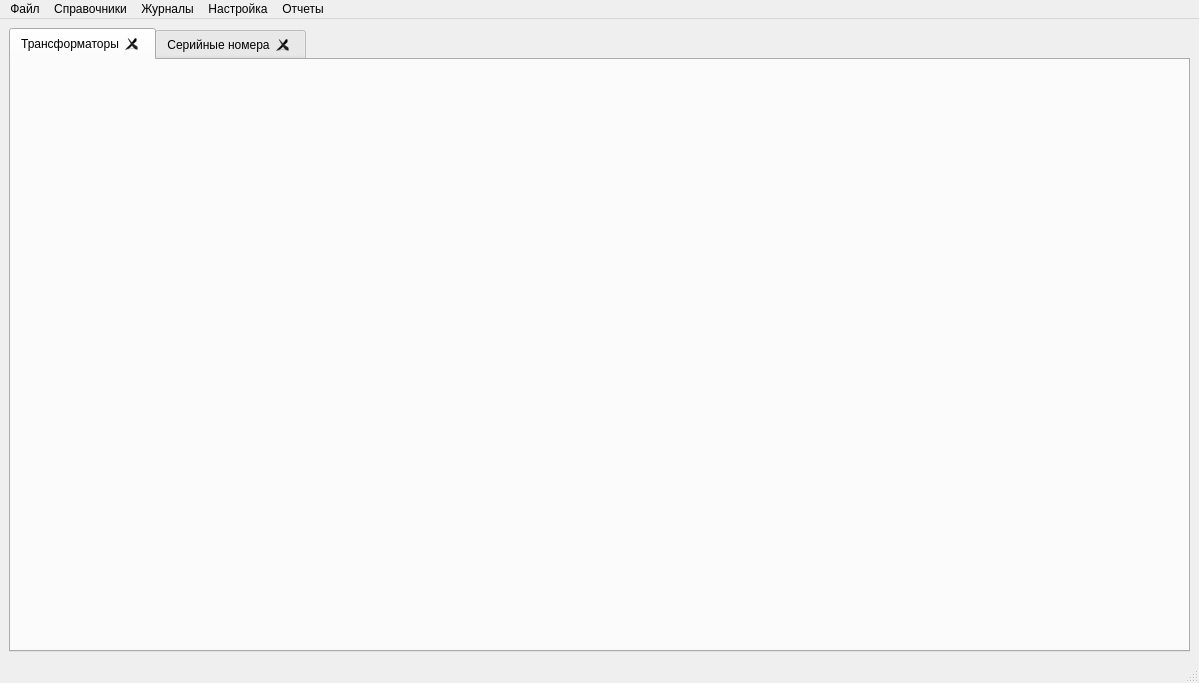
<?xml version="1.0" encoding="UTF-8"?>
<ui version="4.0">
 <class>MainWindow</class>
 <widget class="QMainWindow" name="MainWindow">
  <property name="geometry">
   <rect>
    <x>0</x>
    <y>0</y>
    <width>1199</width>
    <height>683</height>
   </rect>
  </property>
  <property name="sizePolicy">
   <sizepolicy hsizetype="Preferred" vsizetype="Preferred">
    <horstretch>0</horstretch>
    <verstretch>0</verstretch>
   </sizepolicy>
  </property>
  <property name="windowTitle">
   <string>Рабочее место начальника</string>
  </property>
  <widget class="QWidget" name="centralwidget">
   <layout class="QVBoxLayout" name="verticalLayout">
    <item>
     <widget class="QTabWidget" name="tabWidget">
      <property name="currentIndex">
       <number>0</number>
      </property>
      <property name="tabsClosable">
       <bool>true</bool>
      </property>
      <widget class="QWidget" name="tab">
       <attribute name="title">
        <string>Трансформаторы</string>
       </attribute>
      </widget>
      <widget class="QWidget" name="tab_2">
       <attribute name="title">
        <string>Серийные номера</string>
       </attribute>
      </widget>
     </widget>
    </item>
   </layout>
  </widget>
  <widget class="QMenuBar" name="menubar">
   <property name="geometry">
    <rect>
     <x>0</x>
     <y>0</y>
     <width>1199</width>
     <height>21</height>
    </rect>
   </property>
   <widget class="QMenu" name="menu">
    <property name="title">
     <string>Файл</string>
    </property>
    <addaction name="action"/>
   </widget>
   <widget class="QMenu" name="menu_2">
    <property name="title">
     <string>Справочники</string>
    </property>
    <addaction name="action_2"/>
    <addaction name="action_3"/>
    <addaction name="action_9"/>
    <addaction name="action_4"/>
    <addaction name="action_5"/>
    <addaction name="separator"/>
    <addaction name="action_10"/>
    <addaction name="action_11"/>
    <addaction name="action_13"/>
    <addaction name="separator"/>
    <addaction name="action_15"/>
    <addaction name="action_16"/>
   </widget>
   <widget class="QMenu" name="menu_3">
    <property name="title">
     <string>Журналы</string>
    </property>
    <addaction name="action_6"/>
    <addaction name="action_7"/>
    <addaction name="action_1"/>
    <addaction name="action_8"/>
   </widget>
   <widget class="QMenu" name="menu_4">
    <property name="title">
     <string>Настройка</string>
    </property>
    <addaction name="action_12"/>
   </widget>
   <widget class="QMenu" name="menu_5">
    <property name="title">
     <string>Отчеты</string>
    </property>
   </widget>
   <addaction name="menu"/>
   <addaction name="menu_2"/>
   <addaction name="menu_3"/>
   <addaction name="menu_4"/>
   <addaction name="menu_5"/>
  </widget>
  <widget class="QStatusBar" name="statusbar"/>
  <action name="action">
   <property name="text">
    <string>Выход</string>
   </property>
  </action>
  <action name="action_2">
   <property name="enabled">
    <bool>true</bool>
   </property>
   <property name="text">
    <string>Несоответствия</string>
   </property>
  </action>
  <action name="action_3">
   <property name="enabled">
    <bool>true</bool>
   </property>
   <property name="text">
    <string>Испытатели</string>
   </property>
  </action>
  <action name="action_4">
   <property name="text">
    <string>Трансформаторы</string>
   </property>
  </action>
  <action name="action_5">
   <property name="enabled">
    <bool>true</bool>
   </property>
   <property name="text">
    <string>Испытательные напряжения</string>
   </property>
  </action>
  <action name="action_6">
   <property name="enabled">
    <bool>true</bool>
   </property>
   <property name="text">
    <string>Журнал испытаний</string>
   </property>
  </action>
  <action name="action_7">
   <property name="enabled">
    <bool>true</bool>
   </property>
   <property name="text">
    <string>Окружающая среда</string>
   </property>
  </action>
  <action name="action_1">
   <property name="enabled">
    <bool>false</bool>
   </property>
   <property name="text">
    <string>Выгрузка 1С</string>
   </property>
  </action>
  <action name="action_8">
   <property name="text">
    <string>Серийные номера</string>
   </property>
  </action>
  <action name="action_10">
   <property name="text">
    <string>Помещения</string>
   </property>
  </action>
  <action name="action_11">
   <property name="text">
    <string>Стенды</string>
   </property>
  </action>
  <action name="action_9">
   <property name="text">
    <string>Типы трансформаторов</string>
   </property>
  </action>
  <action name="action_12">
   <property name="text">
    <string>Параметры для отчетов</string>
   </property>
  </action>
  <action name="action_13">
   <property name="text">
    <string>Типы испытаний</string>
   </property>
  </action>
  <action name="action_15">
   <property name="text">
    <string>ГОСТ точки</string>
   </property>
  </action>
  <action name="action_16">
   <property name="text">
    <string>ГОСТ нагрузки</string>
   </property>
  </action>
 </widget>
 <resources/>
 <connections/>
</ui>
